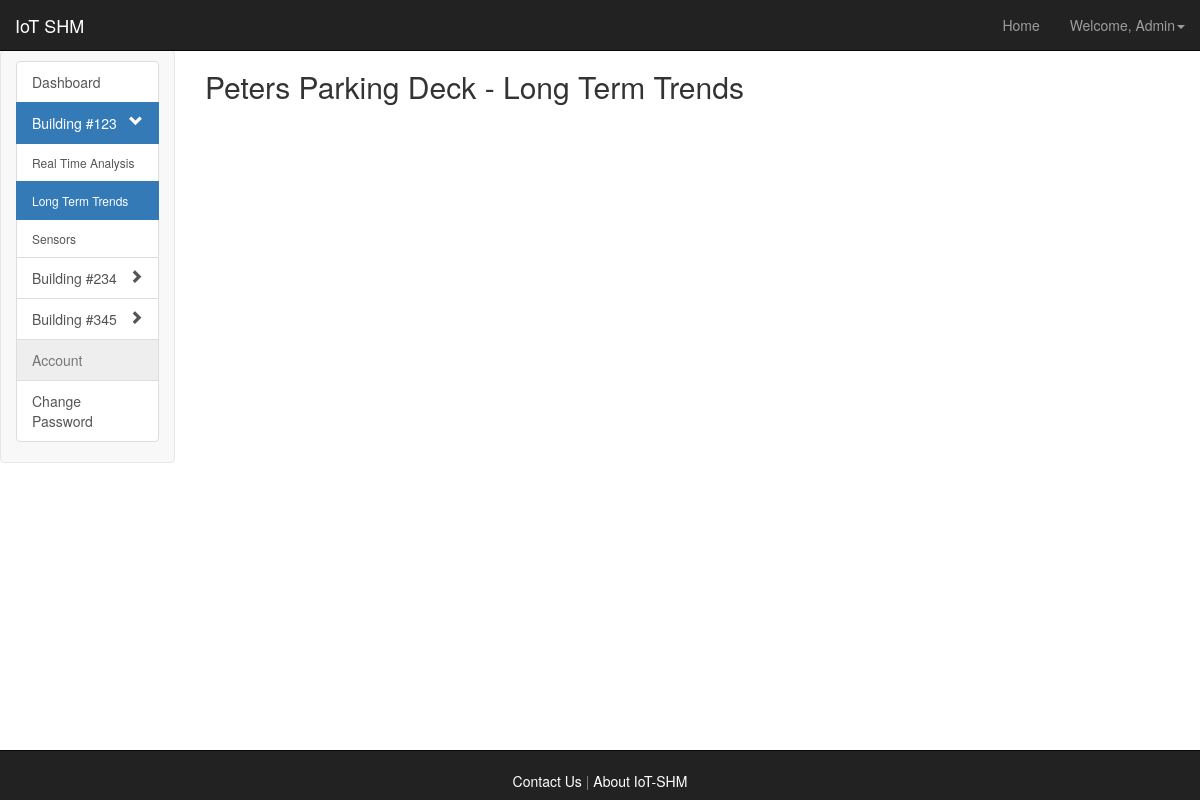
/iotshm/dashboard/123/long_term/ (signed in), run on the app's committed database.
### iotshm_dashboard/models.py (models this page shows, shortened)
class Building(models.Model):
    manager = models.ForeignKey(User)
    number = models.IntegerField(primary_key=True)
    name = models.CharField(max_length=300)
    address = models.CharField(max_length=300)
    city = models.CharField(max_length=100)
    state = USStateField()
    zipcode = models.IntegerField(max_length=5)

### iotshm_dashboard/views.py (the view)
# urls.py: url(r'^dashboard/(?P<building_num>\d+)/long_term/$', views.long_term, name='long_term'),
@login_required
def long_term(request, building_num):
    context = RequestContext(request)
    if request.user.username == 'admin':
        data = {'curr_building':Building.objects.get(number=building_num),
                'buildings':Building.objects.all()}
    else:
        data = {'curr_building':Building.objects.get(number=building_num),
                'buildings':Building.objects.filter(manager=request.user)}
    return render_to_response('iotshm_dashboard/long_term.html', data, context)

### templates/iotshm_dashboard/long_term.html (shortened to what this page needs)
{% extends 'general/sidebar.html' %}
{% load bootstrap3 %}
{% load static %}
{% block nextto_sidebar %}
    <h2>{{curr_building.name}} - Long Term Trends</h2></br>
    <div id="long-term-chart" style="min-width: 310px; min-height:400px; margin: 0 auto"></div>
{% endblock %}

### templates/general/sidebar.html (shortened to what this page needs)
{% extends 'general/header_footer.html' %}
{% load bootstrap3 %}
{% block inside_headerfooter %}
    <div class="col-lg-2 col-md-3 col-sm-3 sidebar-nav">
      <div class="navbar navbar-default" role="navigation">
        <div class="sidebar navbar-collapse collapse sidebar-navbar-collapse">
          <div class="list-group">
              {% url 'iotshm_dashboard:dashboard' as dashboard %}
              {% url 'iotshm_dashboard:change_password' as change_password %}
              {% url 'iotshm_dashboard:my_buildings' as my_buildings %}
              <a
                  class="list-group-item{% if request.path == dashboard %} active{% endif %}"
                  href="{{ dashboard }}">Dashboard
              </a>
              {% for building in buildings %}
                  {% url 'iotshm_dashboard:real_time' building.number as real_time %}
                  {% url 'iotshm_dashboard:building_info' building.number as building_info %}
                  {% url 'iotshm_dashboard:long_term' building.number as long_term %}
                  {% url 'iotshm_dashboard:sensors' building.number as sensors %}
                  <a
                      class="list-group-item{% if building == curr_building %} active{% endif %}"
                      {% if building == curr_building %}id = "active_building"{% endif %} value="{{ curr_building.number }}"
                        href="{{ real_time }}">Building #{{ building.number }}
                      <span class="pull-right glyphicon glyphicon-chevron-{% if building == curr_building %}down{% else %}right{% endif %}"></span>
                  </a>
                  {% if request.path == real_time or request.path == long_term or request.path == building_info or request.path == sensors %}
                      {% if building == curr_building %}
                          <a style="font-size:12px"
                              class="list-group-item{% if request.path == real_time %} active{% endif %}"
                              href="{{ real_time }}">{% bootstrap_icon "play"   %}  Real Time Analysis
                          </a>
                          <a style="font-size:12px"
                              class="list-group-item{% if request.path == long_term %} active{% endif %}"
                              href="{{ long_term }}">{% bootstrap_icon "time" %}  Long Term Trends
                          </a>
                          <a style="font-size:12px"
                              class="list-group-item{% if request.path == sensors %} active{% endif %}"
                              href="{{ sensors }}">{% bootstrap_icon "info-sign" %}  Sensors
                          </a>
                      {% endif %}
                  {% endif %}
              {% endfor %}
              <a type="button"  href="" class="list-group-item disabled">Account</a>
              <a
                  class="list-group-item{% if request.path == change_password %} active{% endif %}"
                  href="{{ change_password }}">Change Password
              </a>
          </div>
        </div>
      </div>
    </div>
    <div class="col-lg-10 col-md-9 col-sm-9" style="overflow:scroll;height:100%;background-color:rgba(255, 255, 255, 0.5)">
        {% block nextto_sidebar %}{% endblock %}
    </div>
{% endblock %}

### templates/general/header_footer.html (shortened to what this page needs)
{% load bootstrap3 %}
{% bootstrap_css %}
<html>
    <link href="{{ STATIC_URL }}style.css" rel="stylesheet" type="text/css"/>
    <body class="page-container" id="bgsplashcontainer">
        <div class="navbar navbar-inverse navbar-fixed-top" role="navigation">
            <div class="container-fluid">
                <div class="navbar-header">
                    <a class="navbar-brand" href="/iotshm/aboutiotshm/">IoT SHM</a>
                </div>
                <div class="navbar-collapse collapse" id="navbar-collapse collapse">
                    <ul class="nav navbar-nav navbar-right">
                        {% if user.is_authenticated %}
                            <li><a href="/iotshm/dashboard/">Home</a></li>
                            <li class="dropdown">
                                <a class="dropdown-toggle" data-toggle="dropdown" href="#">Welcome, {{ user.first_name|capfirst }}<span class="caret"></span></a>
                            </li>
                        {% else %}
                            <li><a href="/iotshm/">Home</a></li>
                            <li><a href="/iotshm/login/">Login</a></li>
                        {% endif %}
                    </ul>
                </div>
            </div>
        </div>
        <div class="row">{% block inside_headerfooter %}{% endblock %}</div>
    </body>
    <div align="center" class="navbar navbar-inverse navbar-fixed-bottom">
        </br><a align="left" href="/iotshm/contact/" style="color:white">Contact Us</a>
        <p style="display:inline; color:gray">   |   </p>
        <a align="right" href="/iotshm/aboutiotshm/" style="color:white">About IoT-SHM</a>
    </div>
</html>

### iotshm_dashboard/static/style.css (style rules this page uses)
#bgsplashcontainer { background-image:url("img/tower.jpeg"); background-repeat:no-repeat; background-size: cover; overflow: scroll; }

### templates/general/header_footer.html (style rules this page uses)
body { padding-top: 50px; padding-bottom: 50px; }

### data on the page
Building: number "123", name "Peters Parking Deck"
Building: number "234"
Building: number "345"

### other printed values
{{ user.first_name|capfirst }} "Admin"
